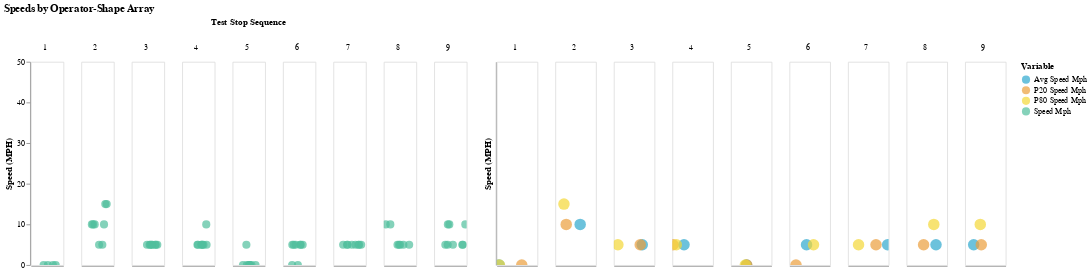

Notebook source saved alongside this figure:
### Code cell
chart1.interactive() | chart2.interactive()
